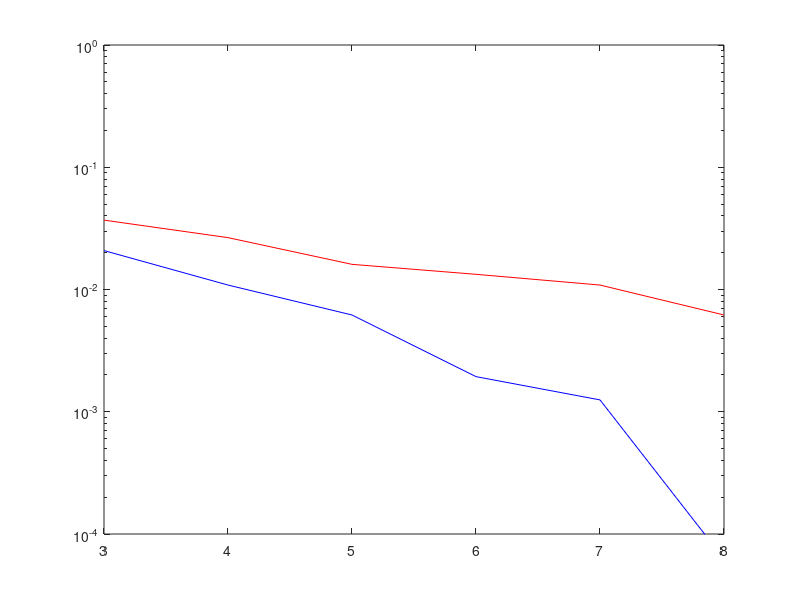

Write MATLAB code to recreate this figure.
% papr_test.m
%
#{

  TODO:
    [X] measure BER
    [ ] curves with different clipping
    [ ] companding
    [ ] heat map type scatter diagram
    [ ] tx diversity
    [ ] think about how to meausre/objective
        + can we express BER as a function of peak power?
        + or maybe showing RMS power being boosted
        + take into account clipping and higher rms power on BER
#}

1;

function symbol = qpsk_mod(two_bits)
    two_bits_decimal = sum(two_bits .* [2 1]); 
    switch(two_bits_decimal)
        case (0) symbol =  1;
        case (1) symbol =  j;
        case (2) symbol = -j;
        case (3) symbol = -1;
    endswitch
endfunction

function two_bits = qpsk_demod(symbol)
    bit0 = real(symbol*exp(j*pi/4)) < 0;
    bit1 = imag(symbol*exp(j*pi/4)) < 0;
    two_bits = [bit1 bit0];
endfunction

function [ber papr] = run_sim(Nsym,EbNodB,plot_en=0, clip=0)
    Nc   = 8;
    M    = 160;   % number of samples in each symbol
    bps  = 2;     % two bits per symbol for QPSK

    for e=1:length(EbNodB)
        % generate a 2D array of QPSK symbols

        Nphases = 2^bps;
        tx_phases = pi/2*floor((rand(Nsym,Nc)*Nphases));
        tx_sym = exp(j*tx_phases);

        w = 2*pi/M;
        tx = [];

        % generate OFDM signal

        for s=1:Nsym
          atx = zeros(1,M);
          for c=1:Nc
            atx += exp(j*(0:M-1)*c*w)*tx_sym(s,c);
          end
          tx = [tx atx];
        end
        Nsam = length(tx);

        if (clip)
            tx(find(abs(tx)>6)) = 6;
        end
        
        % AWGN channel

        EsNodB = EbNodB(e) + 10*log10(bps);
        variance = M/(10^(EsNodB/10));
        noise = sqrt(variance/2)*randn(1,Nsam) + j*sqrt(variance/2)*randn(1,Nsam);
        rx = tx + noise;

        % demodulate

        rx_sym = zeros(Nsym,Nc);
        for s=1:Nsym
          st = (s-1)*M+1; en = s*M;
          for c=1:Nc
            rx_sym(s,c) = sum(exp(-j*(0:M-1)*c*w) .* rx(st:en))/M;
          end
        end

        % count bit errors

        Tbits = Terrs = 0;
        for s=1:Nsym
          for c=1:Nc
            tx_bits = qpsk_demod(tx_sym(s,c));
            rx_bits = qpsk_demod(rx_sym(s,c));
            Tbits += bps;
            Terrs += sum(xor(tx_bits,rx_bits));
          end
        end

        if plot_en
          figure(1); clf;
          plot(abs(tx(1:10*M)))
          figure(2); clf; hist(abs(tx),25)
          figure(3); clf;
          rx_sym = reshape(rx_sym, Nsym*Nc, 1);
          h_data = [real(rx_sym)'; imag(rx_sym)']';
          h = log10(hist3(h_data,[50 50])+1);
          colormap("default"); imagesc(h);
          figure(4); clf; plot(real(rx_sym), imag(rx_sym), '+'); axis([-2 2 -2 2])
        end

        papr = 20*log10(max(abs(tx))/mean(abs(tx)));
        ber(e) = Terrs/Tbits;
        printf("EbNodB: %3.1f PAPR: %5.2f Tbits: %6d Terrs: %6d BER: %5.3f\n", EbNodB(e), papr, Tbits, Terrs, ber(e))
    end  
end

#run_sim(1000,10,1, clip_en=1)

Nsym=1000;
EbNodB=3:8;
[ber1 papr1] = run_sim(Nsym,EbNodB);
[ber2 papr2] = run_sim(Nsym,EbNodB,0,clip_en=1);

figure(1); clf;
semilogy(EbNodB, ber1,'b'); hold on;
semilogy(EbNodB, ber2,'r'); hold off;
axis([min(EbNodB) max(EbNodB) 1E-4 1])
